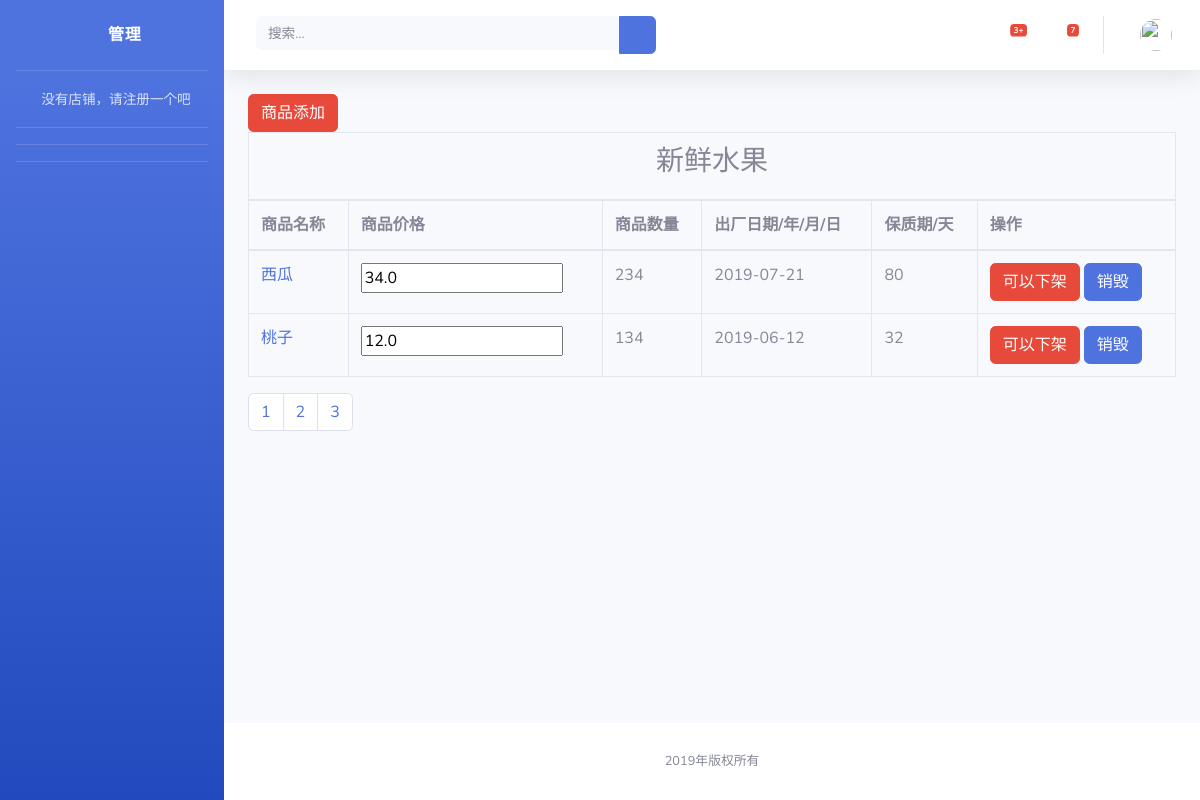
/store/type_allgood/1, run on the app's committed database.
### Store/models.py (models this page shows)
class Goodstype(models.Model):
    type_name = models.CharField(max_length=32, verbose_name="类型名称")
    type_description = models.TextField(max_length=32, verbose_name="类型描述")
    picture= models.ImageField(upload_to='buyer/images',default='images/banner01.jpg',verbose_name="图片")

class Goods(models.Model):
    goods_name=models.CharField(max_length=32,verbose_name="商品名称")
    goods_price=models.FloatField(verbose_name="商品价格")
    goods_image=models.ImageField(upload_to="store/images",verbose_name="商品图片")
    goods_number=models.IntegerField(verbose_name="商品数量")
    goods_description= models.TextField(verbose_name="商品的描述")
    goods_date = models.DateField(verbose_name="出厂日期")
    goods_safedate = models.IntegerField(verbose_name="保质期")
    goods_under=models.IntegerField(verbose_name="商品状态",default=1)#设置商品状态，0为下架，1为待售
    goods_type = models.ForeignKey(to=Goodstype, on_delete=models.CASCADE, verbose_name="商品类型id")  # 与商品类型是多对一的关系
    store_id=models.ForeignKey(to=Store,on_delete=models.CASCADE,verbose_name="商品店铺")#与店铺是多对多关系

### Store/views.py (the view)
# urls.py: re_path(r'type_allgood/(?P<id>\d+)',type_allgood),
def type_allgood(request,id):
    goods_type=Goodstype.objects.get(id=id)
    keywords = request.GET.get("keywords", "")
    page_num = request.GET.get("page_num", 1)
    if keywords:
        type_list = goods_type.goods_set.filter(goods_name__contains=keywords)
    else:
        type_list =goods_type.goods_set.all()
    paginator = Paginator(type_list, 2)
    page = paginator.page(int(page_num))
    start = int(page_num) - 3
    end = int(page_num) + 2
    if start <= 0:
        start = 0
    page_range = paginator.page_range[start:end]
    return render(request,'store/type_allgood.html',locals())

### Store/templates/store/type_allgood.html (shortened to what this page needs)
{% extends 'store/blank.html' %}
{% block blank %}
     <a class="btn btn-danger" href="/store/add_good/">商品添加</a>
    <table class="table table-bordered" >
        <thead>
        <tr style="text-align: center"><th colspan="6"><h3>{{ goods_type.type_name }}</h3></th></tr>
            <tr>
            <th>商品名称</th>
            <th>商品价格</th>
            <th>商品数量</th>
            <th>出厂日期/年/月/日</th>
            <th>保质期/天</th>
            <th>操作</th>
        </tr>
        </thead>
        <tbody>
            {% for t in page %}
                <tr>
                    <td ><a href="/store/goods/?id={{ t.id }}">{{ t.goods_name }}</a></td>
                    <td><input type="text" value="{{ t.goods_price}}" id="gp{{ t.id }}" name="good_price" onblur="edit({{ t.id }})">
                    </td>
                     <td>{{ t.goods_number }}</td>
                    <td>{{ t.goods_date|date:'Y-m-d'}}</td>
                    <td>{{ t.goods_safedate }}</td>
                    <td>
                         {% ifequal t.goods_under 1 %}
                        <a class="btn btn-danger" href="/store/goods_set/down/?id={{ t.id }}">可以下架</a>
                        {% else %}
                        <a class="btn btn-danger" href="/store/goods_set/up/?id={{ t.id }}">可以上架</a>
                         {% endifequal %}
                        <a class="btn btn-primary" href="/store/goods_set/delete/?id={{ t.id }}">销毁</a>
                    </td>
                </tr>
            {% endfor %}
        </tbody>
    </table>
    <div class="dataTables_paginate paging_simple_numbers">
        <ul class="pagination">
            {% for p in page_range %}
            <li class="paginate_button page-item">
                <a class="page-link" href="?keywords={{ keywords }}&page_num={{ p }}">{{ p }}</a>
            </li>
            {% endfor %}
        </ul>
    </div>
{% endblock %}

### Store/templates/store/blank.html (shortened to what this page needs)
{% load staticfiles %}
<!DOCTYPE html>
<html lang="en">
<head>
  <link href="/static/store/vendor/fontawesome-free/css/all.min.css" rel="stylesheet" type="text/css">
  <link href="/static/store/css/sb-admin-2.min.css" rel="stylesheet">
</head>
<body id="page-top">
  <div id="wrapper">
    {% if request.COOKIES.has_store %}
    <ul class="navbar-nav bg-gradient-primary sidebar sidebar-dark accordion" id="accordionSidebar">
      <a class="sidebar-brand d-flex align-items-center justify-content-center" href="index.html">
        <div class="sidebar-brand-icon rotate-n-15">
          <i class="fas fa-laugh-wink"></i>
        </div>
        <div class="sidebar-brand-text mx-3">管理</div>
      </a>
      <hr class="sidebar-divider my-0">
      <li class="nav-item">
        <a class="nav-link" href="/store/index/">
          <i class="fas fa-fw fa-tachometer-alt"></i>
          <span>店铺管理</span></a>
      </li>
      <hr class="sidebar-divider">
      <div class="sidebar-heading">
       销售管理
      </div>
      <li class="nav-item">
        <a class="nav-link collapsed" href="#" data-toggle="collapse" data-target="#collapseUtilities" aria-expanded="true" aria-controls="collapseUtilities">
          <i class="fas fa-fw fa-wrench"></i>
          <span>商品管理</span>
        </a>
        <div id="collapseUtilities" class="collapse" aria-labelledby="headingUtilities" data-parent="#accordionSidebar">
          <div class="bg-white py-2 collapse-inner rounded">
            <h6 class="collapse-header">管理分类:</h6>
            <a class="collapse-item" href="/store/add_good/">商品添加</a>
            <a class="collapse-item" href="/store/good_list/up">商品上架列表</a>
            <a class="collapse-item" href="store/good_list/down">商品下架列表</a>
              <a class="collapse-item" href="/store/goods_type/">商品类型分类</a>
            </div>
        </div>
      </li>
      </li>
         <li class="nav-item">
        <a class="nav-link collapsed" href="#" data-toggle="collapse" data-target="#collapseTwo" aria-expanded="true" aria-controls="collapseTwo">
          <i class="fas fa-fw fa-cog"></i>
          <span>商品订单管理</span>
        </a>
        <div id="collapseTwo" class="collapse" aria-labelledby="headingTwo" data-parent="#accordionSidebar">
          <div class="bg-white py-2 collapse-inner rounded">
            <h6 class="collapse-header">管理分类:</h6>
            <a class="collapse-item" href="/store/order_list/">未处理订单</a>
            <a class="collapse-item" href="/store/order_work/">已处理订单</a>
              <a class="collapse-item" href="cards.html">退货订单</a>
          </div>
        </div>
      </li>
      <hr class="sidebar-divider">
      <li class="nav-item">
        <a class="nav-link" href="charts.html">
          <i class="fas fa-fw fa-chart-area"></i>
          <span>图表</span></a>
      </li>
      <li class="nav-item">
        <a class="nav-link" href="tables.html">
          <i class="fas fa-fw fa-table"></i>
          <span>表格</span></a>
      </li>
      <hr class="sidebar-divider d-none d-md-block">
      <div class="text-center d-none d-md-inline">
        <button class="rounded-circle border-0" id="sidebarToggle"></button>
      </div>
    </ul>
   {% else %}
    <ul class="navbar-nav bg-gradient-primary sidebar sidebar-dark accordion" id="accordionSidebar">
      <a class="sidebar-brand d-flex align-items-center justify-content-center" href="index.html">
        <div class="sidebar-brand-icon rotate-n-15">
          <i class="fas fa-laugh-wink"></i>
        </div>
        <div class="sidebar-brand-text mx-3">管理</div>
      </a>
      <hr class="sidebar-divider my-0">
      <li class="nav-item">
        <a class="nav-link" href="/store/register_store/">
          <i class="fas fa-fw fa-tachometer-alt"></i>
          <span>没有店铺，请注册一个吧</span></a>
      </li>
      <hr class="sidebar-divider">
      <hr class="sidebar-divider">
      <hr class="sidebar-divider d-none d-md-block">
    </ul>
          {% endif %}
    <div id="content-wrapper" class="d-flex flex-column">
      <div id="content">
        <nav class="navbar navbar-expand navbar-light bg-white topbar mb-4 static-top shadow">
          <form class="d-none d-sm-inline-block form-inline mr-auto ml-md-3 my-2 my-md-0 mw-100 navbar-search">
            <div class="input-group">
              <input type="text" name="keywords" value="{{ keywords }}" class="form-control bg-light border-0 small" placeholder="搜索..." aria-label="Search" aria-describedby="basic-addon2">
              <div class="input-group-append">
                <button class="btn btn-primary" type="submit">
                  <i class="fas fa-search fa-sm"></i>
                </button>
              </div>
            </div>
          </form>
          <ul class="navbar-nav ml-auto">
            <li class="nav-item dropdown no-arrow mx-1">
              <a class="nav-link dropdown-toggle" href="#" id="alertsDropdown" role="button" data-toggle="dropdown" aria-haspopup="true" aria-expanded="false">
                <i class="fas fa-bell fa-fw"></i>
                <span class="badge badge-danger badge-counter">3+</span>
              </a>
            </li>
            <li class="nav-item dropdown no-arrow mx-1">
              <a class="nav-link dropdown-toggle" href="#" id="messagesDropdown" role="button" data-toggle="dropdown" aria-haspopup="true" aria-expanded="false">
                <i class="fas fa-envelope fa-fw"></i>
                <span class="badge badge-danger badge-counter">7</span>
              </a>
            </li>
            <li class="nav-item dropdown no-arrow">
              <a class="nav-link dropdown-toggle" href="#" id="userDropdown" role="button" data-toggle="dropdown" aria-haspopup="true" aria-expanded="false">
                <img class="img-profile rounded-circle" src="https://source.unsplash.com/QAB-WJcbgJk/60x60">
              </a>
            </li>
          </ul>
        </nav>
        <div class="container-fluid">
            {% block blank %}
            {% endblock %}
        </div>
      </div>
      <footer class="sticky-footer bg-white">
        <div class="container my-auto">
          <div class="copyright text-center my-auto">
            <span>2019年版权所有</span>
          </div>
        </div>
      </footer>
    </div>
  </div>
</body>
</html>

### data on the page
Goodstype: type_name "新鲜水果"
Goods: goods_name "西瓜", good_price "34.0", goods_number "234", goods_date "2019-07-21", goods_safedate "80"
Goods: goods_name "桃子", good_price "12.0", goods_number "134", goods_date "2019-06-12", goods_safedate "32"

### other printed values
{{ p }} "1" "2" "3"
